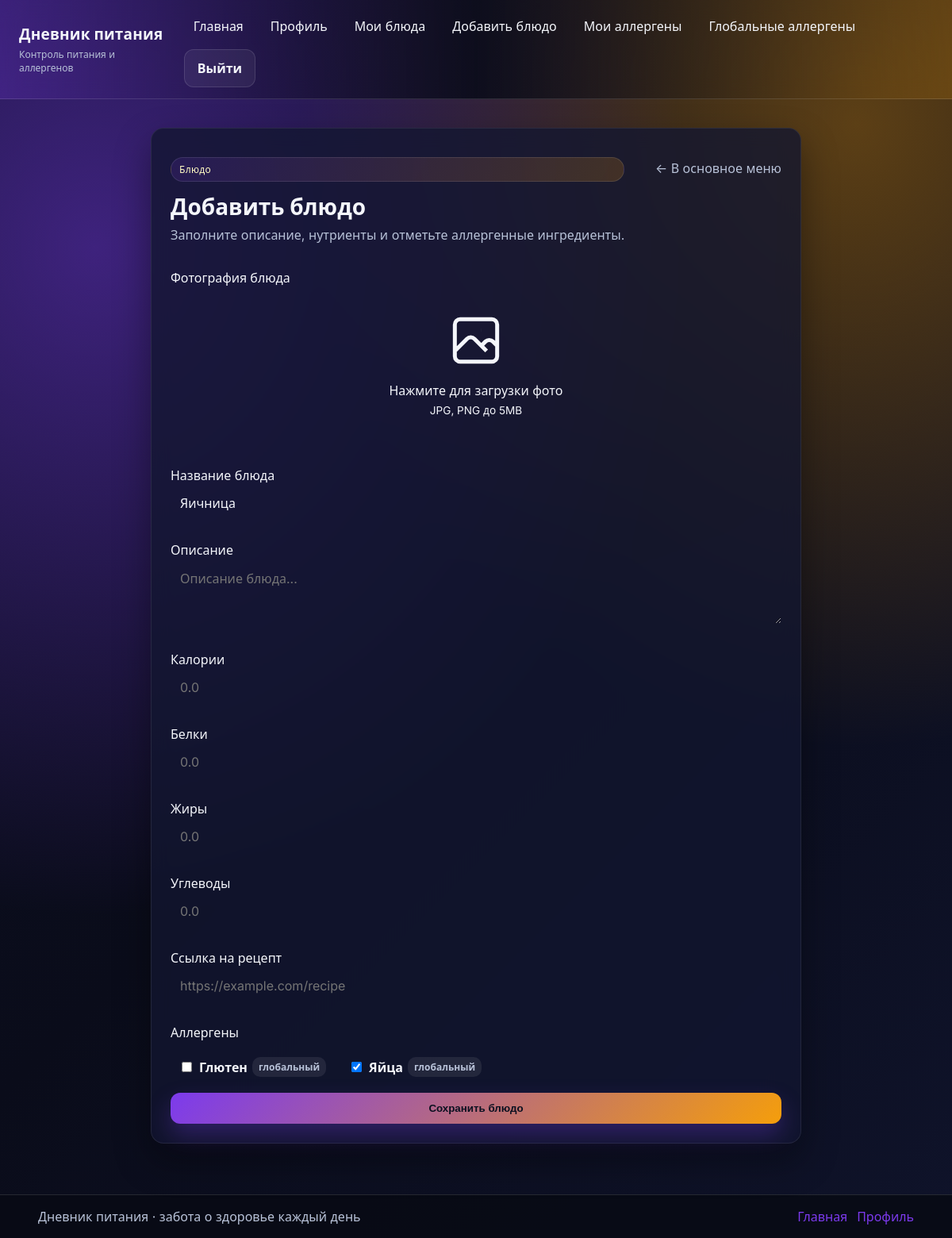
/dishes/2/edit/ (signed in), run on the app's committed database.
### main/models.py (models this page shows, shortened)
class Dish(models.Model):
    user = models.ForeignKey(
        settings.AUTH_USER_MODEL,
        on_delete=models.CASCADE,
        verbose_name='Пользователь',
        null=False
    )
    name = models.TextField(max_length=100, verbose_name='Название блюда', null=False)
    description = models.TextField(
        verbose_name='Описание и комментарии к блюду',
        blank=True,
        null=True
    )
    calories = models.FloatField(verbose_name='Калории', blank=True, null=True)
    proteins = models.FloatField(verbose_name='Белки', blank=True, null=True)
    fats = models.FloatField(verbose_name='Жиры', blank=True, null=True)
    carbohydrates = models.FloatField(verbose_name='Углеводы', blank=True, null=True)
    url = models.URLField(verbose_name='Ссылка на рецепт', blank=True, null=True)
    allergens = models.ManyToManyField(
        Allergen,
        verbose_name='Аллергены',
        blank=True,
        null=True
    )
    created_at = models.DateTimeField(
        auto_now_add=True,
        verbose_name='Дата добавления блюда'
    )
    photo = models.ImageField(
        upload_to='',
        blank=True,
        null=True,
        verbose_name="Фотография блюда"
    )
    class Meta:
        verbose_name = 'Блюдо'
        verbose_name_plural = 'Блюда'

class Allergen(models.Model):
    name = models.TextField(verbose_name='Название аллергена')
    is_global = models.BooleanField(verbose_name='Глобальный аллерген')
    created_by = models.ForeignKey(
        settings.AUTH_USER_MODEL,
        on_delete=models.SET_NULL,
        null=True,
        blank=True,
        verbose_name='Создал'
    )
    class Meta:
        verbose_name = 'Аллерген'
        verbose_name_plural = 'Аллергены'
        constraints = [
            models.UniqueConstraint(
                fields=['name', 'created_by'],
                condition=models.Q(is_global=False),
                name='unique_user_allergen'
            ),
            models.UniqueConstraint(
                fields=['name'],
                condition=models.Q(is_global=True),
                name='unique_global_allergen'
            )
        ]

### main/views.py (the view)
# urls.py: path('dishes/<int:pk>/edit/', views.UpdateDishView.as_view(), name='dish_edit'),
class UpdateDishView(LoginRequiredMixin, UserPassesTestMixin, UpdateView):
    model = Dish
    form_class = DishForm
    template_name = 'main/dish_form.html'
    success_url = reverse_lazy('dishes')
    def get_queryset(self):
        qs = Dish.objects.all()
        if self.request.user.is_staff:
            return qs
        return qs.filter(user=self.request.user)
    def get_form_kwargs(self):
        kwargs = super().get_form_kwargs()
        dish = getattr(self, 'object', None) or self.get_object()
        kwargs['user'] = dish.user if dish else self.request.user
        return kwargs
    def test_func(self):
        dish = self.get_object()
        return (
            dish.user == self.request.user
            or self.request.user.is_staff
        )

### main/templates/main/dish_form.html (shortened to what this page needs)
{% extends 'main/base.html' %}
{% block content %}
<section class="card" style="max-width: 820px; margin: 0 auto;">
    <div class="inline-actions" style="justify-content: space-between; align-items: baseline;">
        <div>
            <p class="pill">Блюдо</p>
            <h2 class="title" style="margin: 6px 0 0;">Добавить блюдо</h2>
            <p class="muted" style="margin-top: 6px;">Заполните описание, нутриенты и отметьте аллергенные ингредиенты.</p>
        </div>
        <a class="back-link" href="{% url 'home' %}">← В основное меню</a>
    </div>
    <form method="post" enctype="multipart/form-data" style="margin-top: 16px;">
        <div style="margin-bottom: 20px;">
            <label class="form-label" style="display: block; margin-bottom: 8px; font-weight: 500;">
                Фотография блюда
            </label>
            <div style="
                border: 2px dashed var(--border-color);
                border-radius: 8px;
                padding: 20px;
                text-align: center;
                background: var(--bg-secondary);
                cursor: pointer;
                transition: all 0.3s ease;
                margin-bottom: 8px;
            " onclick="document.getElementById('id_photo').click();">
                {% if form.instance.photo %}
                <img id="photo-preview"
                     src="{{ form.instance.photo.url }}"
                     alt="Текущее фото"
                     style="max-width: 100%; max-height: 200px; border-radius: 6px;">
                <p style="margin-top: 8px; color: var(--text-secondary); font-size: 0.9rem;">
                    Нажмите для изменения фото
                </p>
                {% else %}
                <div style="width: 80px; height: 80px; margin: 0 auto 12px; color: var(--text-muted);">
                    <svg width="80" height="80" viewBox="0 0 24 24" fill="none" stroke="currentColor" stroke-width="1.5">
                        <path d="M4 16l4.586-4.586a2 2 0 012.828 0L16 16m-2-2l1.586-1.586a2 2 0 012.828 0L20 14m-6-6h.01M6 20h12a2 2 0 002-2V6a2 2 0 00-2-2H6a2 2 0 00-2 2v12a2 2 0 002 2z"/>
                    </svg>
                </div>
                <p style="margin: 0; color: var(--text-secondary);">
                    Нажмите для загрузки фото
                </p>
                <p style="margin: 4px 0 0; color: var(--text-muted); font-size: 0.85rem;">
                    JPG, PNG до 5MB
                </p>
                {% endif %}
            </div>
        </div>
        {% for field in form %}
            {% if field.name != 'photo' and field.name != 'allergens' %}
                <div class="form-group">
                    <label class="form-label" for="{{ field.id_for_label }}">{{ field.label }}</label>
                    {{ field }}
                </div>
            {% endif %}
        {% endfor %}
        <div class="form-group">
            <label class="form-label">Аллергены</label>
            <div class="chip-list" style="max-height: 220px; overflow: auto; display: flex; flex-wrap: wrap; gap: 8px;">
                {% for allergen in form.fields.allergens.queryset %}
                    <label class="chip" style="cursor: pointer; display: inline-flex; gap: 6px; align-items: center; padding: 6px 10px;">
                        <input type="checkbox"
                               name="{{ form.allergens.html_name }}"
                               value="{{ allergen.id }}"
                               {% if allergen.id in form.initial.allergens or allergen in form.instance.allergens.all %}checked{% endif %}>
                        <span>{{ allergen.name }}</span>
                        {% if not allergen.is_global %}
                            <span class="badge">мой</span>
                        {% else %}
                            <span class="badge">глобальный</span>
                        {% endif %}
                    </label>
                {% empty %}
                    <span class="muted">Нет доступных аллергенов</span>
                {% endfor %}
            </div>
        </div>
        <button class="btn btn-primary" type="submit">Сохранить блюдо</button>
    </form>
</section>
{% endblock %}

### main/static/main/style.css (style rules this page uses)
:root { --bg: #0a0c1a; --panel: rgba(16, 18, 40, 0.65); --card: rgba(18, 22, 48, 0.78); --muted: #b8c2d8; --text: #f4f6fb; --primary: #7c3aed; --primary-strong: #f59e0b; --border: rgba(255, 255, 255, 0.12); --shadow: 0 20px 45px rgba(0, 0, 0, 0.38); --radius: 16px; }
*, *::before, *::after { box-sizing: border-box; }
body { margin: 0; font-family: 'Inter', system-ui, -apple-system, sans-serif; color: var(--text); background: radial-gradient(140% 120% at 10% 20%, rgba(124, 58, 237, 0.45), transparent 45%), radial-gradient(140% 120% at 90% 10%, rgba(245, 158, 11, 0.35), transparent 42%), linear-gradient(135deg, #0c1024 0%, #0a0c1a 50%, #0f132a 100%); min-height: 100vh; }
a { color: var(--primary); text-decoration: none; }
.card { position: relative; background: var(--card); border: 1px solid rgba(255, 255, 255, 0.08); border-radius: var(--radius); padding: 24px; box-shadow: var(--shadow); backdrop-filter: blur(12px); }
.title { margin: 0 0 8px; font-size: 28px; font-weight: 700; }
.btn { display: inline-flex; align-items: center; justify-content: center; gap: 8px; padding: 12px 16px; border-radius: 12px; border: 1px solid transparent; font-weight: 600; color: var(--text); cursor: pointer; transition: transform 0.08s ease, box-shadow 0.08s ease, background 0.2s, color 0.2s; background: linear-gradient(135deg, rgba(255, 255, 255, 0.06), rgba(255, 255, 255, 0.02)); }
.btn-primary { background: linear-gradient(135deg, var(--primary) 0%, var(--primary-strong) 100%); color: #0b1020; border: none; box-shadow: 0 14px 30px rgba(124, 58, 237, 0.3); }
.muted { color: var(--muted); }
.pill { padding: 6px 10px; border-radius: 999px; background: linear-gradient(120deg, rgba(124, 58, 237, 0.14), rgba(245, 158, 11, 0.18)); border: 1px solid rgba(255, 255, 255, 0.1); color: #fef9c3; font-size: 12px; letter-spacing: 0.3px; }
form { display: grid; gap: 14px; }
form p { margin: 0; display: grid; gap: 6px; }
label { font-weight: 600; color: var(--text); }
input, textarea, select { width: 100%; padding: 12px 12px; border-radius: 10px; border: 1px solid var(--border); background: rgba(255, 255, 255, 0.06); color: var(--text); font-family: inherit; }
.inline-actions { display: flex; gap: 10px; flex-wrap: wrap; align-items: center; }
.back-link { display: inline-flex; align-items: center; gap: 8px; color: var(--muted); }
.list, .chip-list { list-style: none; padding: 0; margin: 14px 0 0; display: grid; gap: 10px; }
.badge { background: rgba(255, 255, 255, 0.08); border-radius: 10px; padding: 4px 8px; font-size: 12px; color: var(--muted); }

### main/templates/main/dish_form.html (style rules this page uses)
.form-label { display: block; margin-bottom: 6px; font-weight: 500; color: var(--text-primary); }
input[type="text"], input[type="number"], input[type="url"], textarea { width: 100%; padding: 8px 12px; border: 1px solid var(--border-color); border-radius: 6px; background: var(--bg-secondary); color: var(--text-primary); font-size: 1rem; margin-bottom: 16px; }

### data on the page
Dish: form "Яичница"
Allergen: name "Глютен", is_global "глобальный"
Allergen: allergens "☑", name "Яйца", is_global "глобальный"

### other printed values
{{ field.label }} "Название блюда" "Описание" "Калории" "Белки" "Жиры" "Углеводы" "Ссылка на рецепт"
